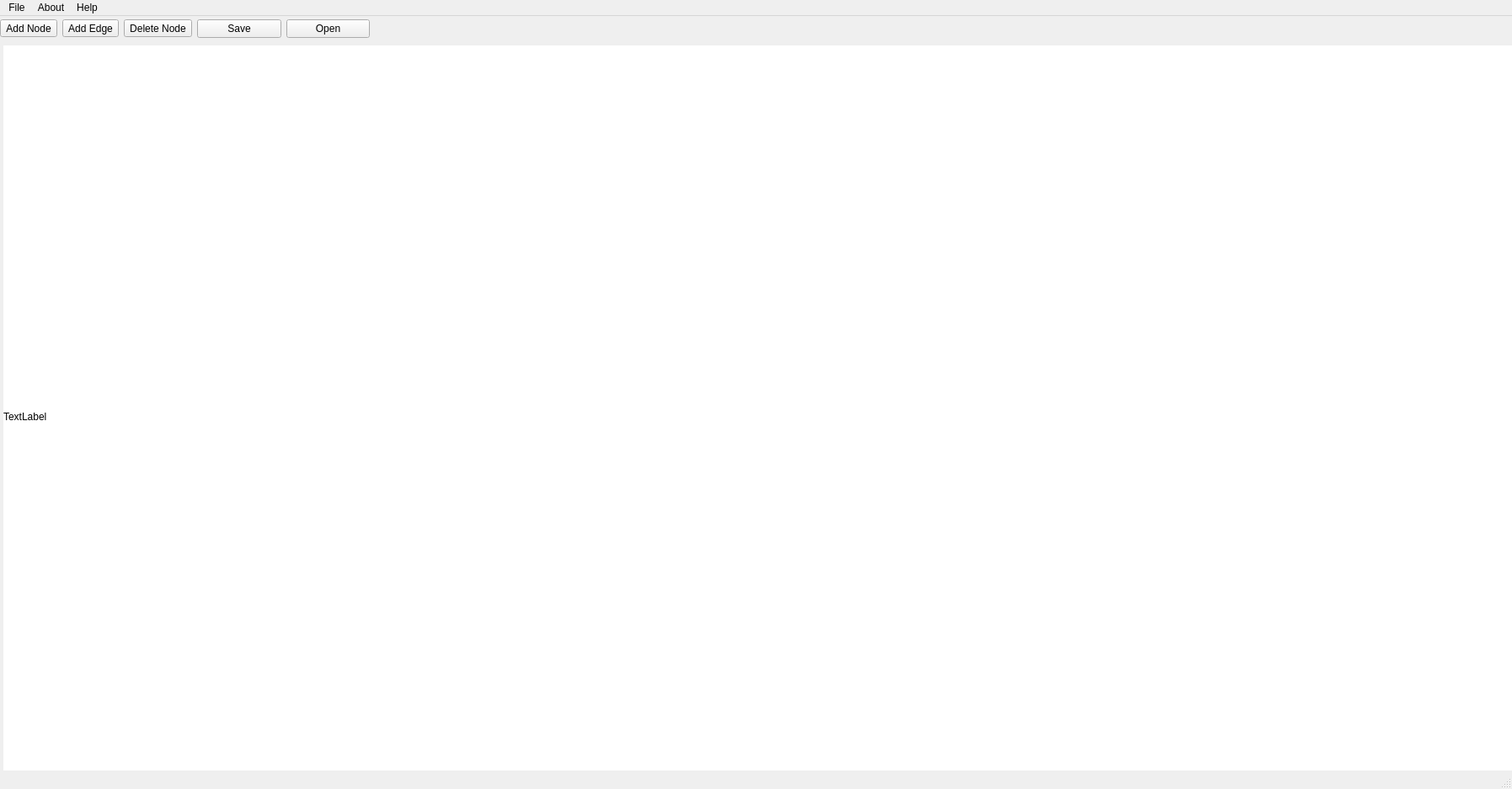
<?xml version="1.0" encoding="UTF-8"?>
<ui version="4.0">
 <class>JGraphEd</class>
 <widget class="QMainWindow" name="JGraphEd">
  <property name="geometry">
   <rect>
    <x>0</x>
    <y>0</y>
    <width>1795</width>
    <height>937</height>
   </rect>
  </property>
  <property name="windowTitle">
   <string>GraphEd</string>
  </property>
  <property name="animated">
   <bool>true</bool>
  </property>
  <widget class="QWidget" name="centralwidget">
   <property name="mouseTracking">
    <bool>true</bool>
   </property>
   <widget class="QWidget" name="gridLayoutWidget">
    <property name="geometry">
     <rect>
      <x>0</x>
      <y>0</y>
      <width>439</width>
      <height>31</height>
     </rect>
    </property>
    <layout class="QGridLayout" name="Tools">
     <item row="0" column="0">
      <widget class="QToolButton" name="Add_Vertex">
       <property name="toolTip">
        <string>&lt;html&gt;&lt;head/&gt;&lt;body&gt;&lt;p&gt;Add Node&lt;/p&gt;&lt;/body&gt;&lt;/html&gt;</string>
       </property>
       <property name="text">
        <string>Add Node</string>
       </property>
      </widget>
     </item>
     <item row="0" column="3">
      <widget class="QPushButton" name="Save">
       <property name="text">
        <string>Save</string>
       </property>
      </widget>
     </item>
     <item row="0" column="1">
      <widget class="QToolButton" name="AddEdge">
       <property name="toolTip">
        <string>&lt;html&gt;&lt;head/&gt;&lt;body&gt;&lt;p&gt;Add Edge&lt;/p&gt;&lt;/body&gt;&lt;/html&gt;</string>
       </property>
       <property name="text">
        <string>Add Edge</string>
       </property>
      </widget>
     </item>
     <item row="0" column="2">
      <widget class="QToolButton" name="DelNode">
       <property name="toolTip">
        <string>&lt;html&gt;&lt;head/&gt;&lt;body&gt;&lt;p&gt;Delete Node&lt;/p&gt;&lt;p&gt;&lt;br/&gt;&lt;/p&gt;&lt;/body&gt;&lt;/html&gt;</string>
       </property>
       <property name="text">
        <string>Delete Node</string>
       </property>
      </widget>
     </item>
     <item row="0" column="4">
      <widget class="QPushButton" name="Open">
       <property name="text">
        <string>Open</string>
       </property>
      </widget>
     </item>
    </layout>
   </widget>
   <widget class="QLabel" name="label">
    <property name="geometry">
     <rect>
      <x>4</x>
      <y>35</y>
      <width>1801</width>
      <height>881</height>
     </rect>
    </property>
    <property name="mouseTracking">
     <bool>true</bool>
    </property>
    <property name="styleSheet">
     <string notr="true">
background-color: rgb(255, 255, 255);</string>
    </property>
    <property name="text">
     <string>TextLabel</string>
    </property>
    <property name="scaledContents">
     <bool>false</bool>
    </property>
    <property name="wordWrap">
     <bool>true</bool>
    </property>
   </widget>
  </widget>
  <widget class="QMenuBar" name="menubar">
   <property name="geometry">
    <rect>
     <x>0</x>
     <y>0</y>
     <width>1795</width>
     <height>26</height>
    </rect>
   </property>
   <widget class="QMenu" name="menuFile">
    <property name="title">
     <string>File</string>
    </property>
    <addaction name="actionNew"/>
    <addaction name="actionOpen"/>
    <addaction name="actionSave_File"/>
    <addaction name="actionSave_As"/>
    <addaction name="actionExit"/>
   </widget>
   <widget class="QMenu" name="menuAbout">
    <property name="title">
     <string>About</string>
    </property>
    <addaction name="actionAbout"/>
   </widget>
   <widget class="QMenu" name="menuHelp">
    <property name="title">
     <string>Help</string>
    </property>
    <addaction name="actionHelp"/>
   </widget>
   <addaction name="menuFile"/>
   <addaction name="menuAbout"/>
   <addaction name="menuHelp"/>
  </widget>
  <widget class="QStatusBar" name="statusbar"/>
  <action name="actionNew">
   <property name="text">
    <string>New</string>
   </property>
  </action>
  <action name="actionOpen">
   <property name="text">
    <string>Open</string>
   </property>
  </action>
  <action name="actionSave_File">
   <property name="text">
    <string>Save File</string>
   </property>
  </action>
  <action name="actionSave_As">
   <property name="text">
    <string>Save As..</string>
   </property>
  </action>
  <action name="actionExit">
   <property name="text">
    <string>Exit</string>
   </property>
  </action>
  <action name="actionAbout">
   <property name="text">
    <string>About...</string>
   </property>
  </action>
  <action name="actionHelp">
   <property name="text">
    <string>Help..</string>
   </property>
  </action>
 </widget>
 <resources/>
 <connections/>
</ui>
